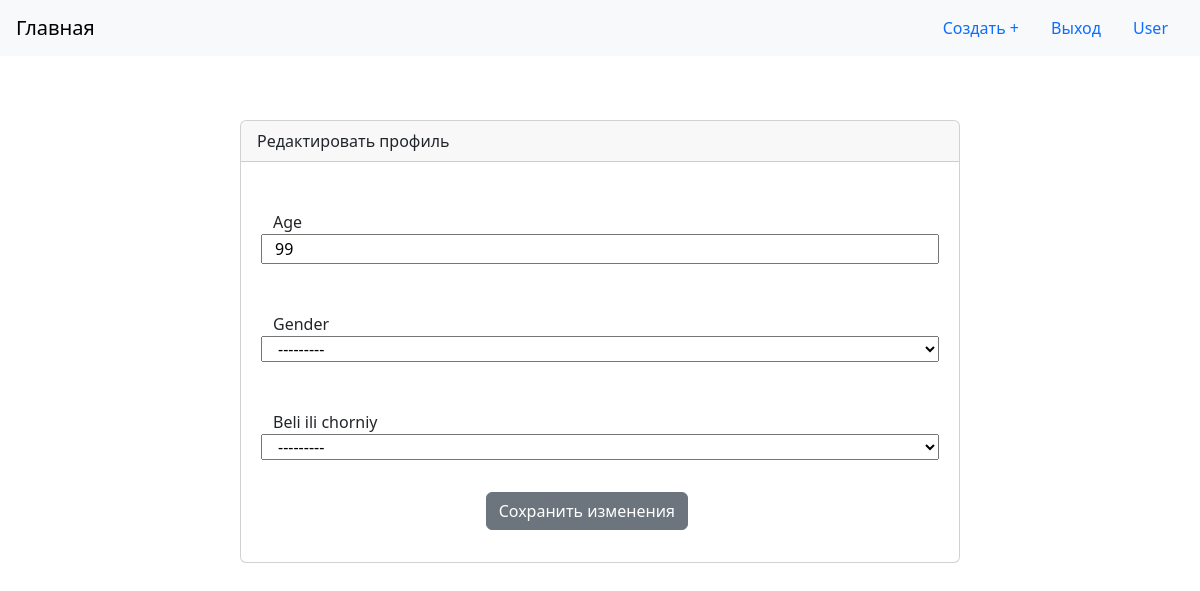
Screenshot of /profile/User/edit/ (signed in) with the database file from the repository.
### people/models.py (models this page shows, shortened)
class Profile(models.Model):
    user = models.OneToOneField(User, on_delete=models.CASCADE)
    age = models.IntegerField(blank=True, null=True)
    GENDER_CHOICES = [
        ('M', 'М'),
        ('Ж', 'Ж'),
    ]
    Belie_Chorniy = [
        ("Ч", "Ч"),
        ("Б", "Б"),
    ]
    gender = models.CharField(max_length=1, choices=GENDER_CHOICES, blank=True, null=True)
    Beli_ili_chorniy = models.CharField(max_length=1, choices=Belie_Chorniy, blank=True, null=True)

### people/views.py (the view)
# urls.py: path('<str:username>/edit/', people_views.edit_profile, name='edit_profile'),
def edit_profile(request, username):
    user_profile = get_object_or_404(Profile, user__username=username)
    if request.user != user_profile.user:
        return render(request, 'Content/access_denied.html')
    if request.method == 'POST':
        form = ProfileForm(request.POST, instance=user_profile)
        if form.is_valid():
            form.save()
    else:
        form = ProfileForm(instance=user_profile)
    return render(request, 'people/edit_profile.html', {'form': form, 'username': username})

### people/forms.py
class ProfileForm(forms.ModelForm):
    class Meta:
        model = Profile
        fields = ['age', 'gender', 'Beli_ili_chorniy',]

### templates/people/edit_profile.html (shortened to what this page needs)
{% extends "base.html" %}
{% block content %}
  <div class="row justify-content-center">
    <div class="col-md-8 p-5">
      <div class="card">
        <div class="card-header">
          Редактировать профиль
        </div>
        <div class="card-body">
          <form method="post" action="">
            {% for field in form %}
              <div class="form-group row my-3 p-3">
                <label for="{{ field.id_for_label }}">
                  {{ field.label }}
                </label>
                {{ field }}
              </div>
            {% endfor %}
            <div class="col-md-6 offset-md-4">
              <button type="submit" class="btn btn-secondary">
                Сохранить изменения
              </button>
            </div>
          </form>
        </div>
      </div>
    </div>
  </div>
{% endblock %}

### templates/base.html (shortened to what this page needs)
<link href="https://cdn.jsdelivr.net/npm/bootstrap@5.3.2/dist/css/bootstrap.min.css" rel="stylesheet">
<nav id="navbar-example2" class="navbar bg-body-tertiary px-3 mb-3">
  <a class="navbar-brand" href="/home/">Главная</a>
  <ul class="nav nav-pills">
    {% if request.user %}
    <li class="nav-item">
      <a class="nav-link" href="">Создать +</a>
    </li>
      <li class="nav-item">
        <a class="nav-link" href="/auth/logout/">Выход</a>
      </li>
      <li class="nav-item">
        <a class="nav-link" href="{% url 'people:profile' request.user %}">{{ request.user }}</a>
      </li>
    {% endif %}
  </ul>
</nav>
{% block content %}
{% endblock %}

### rows the page displays
Profile: form "99" "---------" "---------"

### other values shown
{{ request.user }} "User"
{{ field.label }} "Age" "Gender" "Beli ili chorniy"
